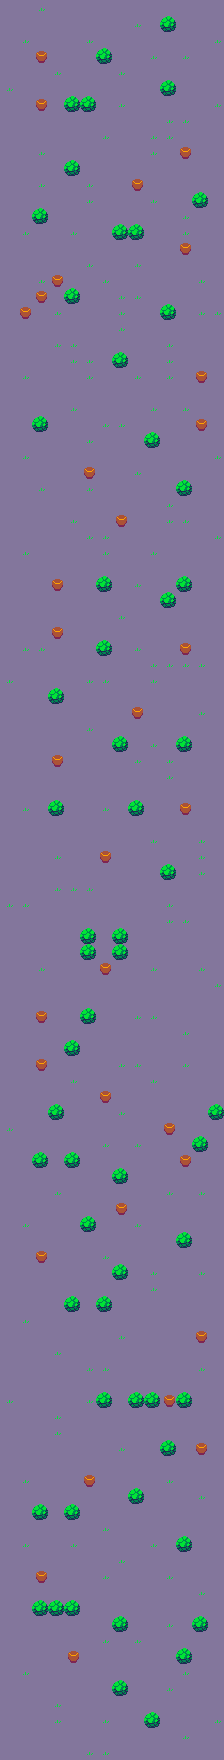

A 2D game scene composited from a Tiled map and its tileset images. What follows is a short description and the map's XML, with every tile layer's data as written:
An orthogonal 14x110 tile map with 16x16 px tiles, 1 tile layer (DayField).

<map version="1.2" tiledversion="1.2.4" orientation="orthogonal" renderorder="right-down" width="14" height="110" tilewidth="16" tileheight="16" infinite="0" nextlayerid="3" nextobjectid="1">
 <tileset firstgid="1" name="Tileset" tilewidth="16" tileheight="16" tilecount="4" columns="4">
  <image source="TilesetImage.png" width="64" height="16" />
 </tileset>
 <layer id="2" name="DayField" width="14" height="110">
  <data encoding="csv">
4,4,2,4,4,4,4,4,4,4,4,4,4,4,
4,4,4,4,4,4,4,4,2,4,1,4,4,4,
4,2,4,4,4,2,4,4,4,4,4,4,4,2,
4,4,3,4,4,4,1,4,4,2,4,2,4,4,
4,4,4,2,4,4,4,2,4,4,4,4,4,4,
2,4,4,4,4,4,4,4,4,4,1,4,4,4,
4,4,3,4,1,1,4,2,4,4,4,4,4,2,
4,4,4,4,4,4,4,4,4,4,2,2,4,4,
4,4,4,4,4,4,2,4,4,2,2,4,4,4,
4,4,2,4,4,4,4,4,4,2,4,3,4,4,
4,4,4,4,1,4,4,4,4,4,4,4,4,4,
4,4,2,4,4,2,4,4,3,4,4,4,4,4,
4,4,4,4,4,2,4,4,4,2,4,4,1,4,
4,4,1,4,4,4,4,4,4,4,4,2,4,4,
4,2,4,4,2,4,4,1,1,4,4,2,4,4,
4,4,4,4,4,4,4,4,4,4,4,3,4,4,
4,4,4,4,4,2,4,4,2,4,4,4,4,4,
4,4,2,3,4,4,2,4,4,4,4,4,2,4,
4,4,3,4,1,4,4,2,2,4,4,4,4,4,
4,3,4,2,4,4,4,2,4,4,1,4,2,2,
4,4,4,4,4,4,4,2,4,4,4,4,4,4,
4,4,4,2,2,4,4,4,4,4,2,4,4,4,
4,4,4,4,2,2,4,1,4,4,2,4,4,4,
4,2,4,4,4,2,4,4,2,4,2,4,3,4,
4,4,4,4,4,4,4,4,4,4,4,4,4,4,
4,4,4,4,2,4,4,4,4,2,4,2,4,4,
4,4,1,4,4,4,2,2,4,4,4,4,3,4,
4,4,4,4,4,2,4,4,4,1,4,4,4,4,
4,2,4,4,4,4,4,4,4,4,4,4,4,2,
4,4,4,4,4,3,4,4,2,4,4,4,4,4,
4,4,2,4,4,2,4,4,4,4,4,1,4,4,
4,4,4,4,4,4,4,4,4,4,2,4,4,4,
4,4,4,4,2,4,4,3,4,4,2,2,4,4,
4,4,4,4,4,2,2,4,4,4,4,4,4,2,
4,2,4,4,4,4,2,4,4,2,4,4,4,4,
4,4,4,4,4,4,4,4,4,4,4,4,4,4,
4,4,4,3,4,4,1,4,2,4,4,1,4,4,
4,4,4,4,4,4,4,4,4,4,1,4,4,4,
4,4,4,4,4,4,4,2,4,4,4,4,4,4,
4,4,4,3,4,4,4,4,4,4,4,4,4,4,
4,2,2,4,4,4,1,4,2,4,4,3,4,4,
4,4,4,4,4,4,4,4,4,2,2,2,2,4,
2,4,4,4,4,2,2,4,4,2,4,4,4,4,
4,4,4,1,4,4,4,4,4,4,4,4,4,4,
4,4,4,4,4,4,4,4,3,4,4,4,2,4,
4,4,4,4,4,2,4,4,4,4,4,4,4,4,
4,4,4,4,4,4,4,1,4,2,4,1,4,4,
4,4,4,3,4,4,4,4,2,4,2,4,4,4,
4,4,4,4,4,4,4,4,4,4,2,4,4,4,
4,4,4,4,4,4,4,4,4,4,4,4,4,4,
4,2,4,1,4,4,2,4,1,4,4,3,4,4,
4,4,4,4,4,4,4,4,4,4,4,4,4,4,
4,4,4,4,4,4,4,4,4,2,4,4,2,4,
4,4,4,2,4,4,3,4,4,4,4,4,2,4,
4,4,4,4,4,4,4,4,4,4,1,4,2,4,
4,4,4,2,2,2,4,4,4,4,4,4,4,4,
2,2,4,4,4,4,4,4,4,4,2,4,4,4,
4,4,4,4,4,4,4,4,4,4,2,2,4,4,
4,4,4,4,4,1,4,1,4,4,4,4,4,4,
4,4,4,4,4,1,4,1,4,4,4,4,4,4,
4,4,2,4,4,4,3,4,4,2,4,4,2,4,
4,4,4,4,4,4,4,4,4,4,4,4,4,2,
4,4,4,4,4,4,4,4,4,4,4,4,4,4,
4,4,3,4,4,1,4,4,2,2,4,4,4,4,
4,4,4,4,4,4,4,4,4,4,4,2,4,4,
4,4,4,4,1,4,4,4,4,4,4,4,4,4,
4,4,3,4,4,4,4,2,2,4,4,2,4,4,
4,4,4,4,2,4,4,4,4,2,4,4,4,4,
4,4,4,4,4,4,3,4,4,4,4,4,4,4,
4,4,4,1,4,4,4,2,4,4,4,4,4,1,
2,4,4,4,4,4,4,4,4,4,3,4,4,4,
4,4,4,4,4,4,2,4,2,4,4,4,1,4,
4,4,1,4,1,4,4,4,4,4,4,3,4,4,
4,4,4,4,4,4,4,1,4,4,4,4,4,4,
4,4,4,2,4,4,4,4,4,4,2,4,2,4,
4,4,4,4,4,4,4,3,4,4,4,4,4,4,
4,2,4,4,4,1,4,4,2,4,4,4,4,4,
4,4,4,4,4,4,4,4,4,4,4,1,4,4,
4,4,3,4,4,4,2,4,4,4,4,4,4,4,
4,4,4,4,4,4,4,1,4,2,4,4,2,4,
4,4,4,4,4,4,4,4,4,2,4,4,4,4,
4,4,4,4,1,4,1,4,4,4,4,4,4,4,
4,2,4,4,4,4,4,4,4,4,4,4,4,4,
4,4,4,4,4,4,4,2,4,4,4,4,3,4,
4,4,4,2,4,4,4,4,4,4,4,4,4,4,
4,4,4,4,4,2,2,4,4,4,4,4,2,4,
4,4,4,4,4,4,4,4,4,4,4,4,4,4,
2,4,4,4,4,2,1,4,1,1,3,1,4,4,
4,4,4,2,4,4,4,4,4,4,4,4,4,4,
4,4,4,2,4,4,4,4,4,4,4,4,4,4,
4,4,4,4,4,4,4,2,4,4,1,4,3,4,
4,4,4,4,4,4,4,4,4,4,4,4,4,4,
4,2,4,4,4,3,4,4,4,4,2,4,4,4,
4,4,4,4,4,4,4,4,1,4,4,4,2,4,
4,4,1,4,1,4,4,4,4,4,4,4,4,4,
4,4,4,4,4,4,2,4,4,4,4,4,4,4,
4,2,4,4,2,4,4,4,4,2,4,1,4,4,
4,4,4,4,4,4,4,2,4,4,4,4,4,4,
4,4,3,4,4,4,2,4,4,4,2,4,4,4,
4,4,4,4,4,4,4,4,4,4,4,4,2,4,
4,4,1,1,1,4,4,4,4,4,4,4,4,4,
4,4,4,4,4,4,4,1,4,4,2,4,1,4,
4,4,4,4,4,4,2,4,2,4,4,4,4,4,
4,4,4,4,3,4,4,4,4,4,4,1,4,4,
4,2,4,4,4,4,4,4,4,4,4,2,4,4,
4,4,4,4,4,4,4,1,4,4,2,4,4,4,
4,4,4,2,4,4,4,4,4,4,4,4,4,4,
4,4,4,2,4,4,2,4,4,1,4,4,4,2,
4,4,4,4,4,4,4,4,4,4,4,2,4,4,
4,4,4,4,4,2,2,4,4,4,4,4,4,4
</data>
 </layer>
</map>